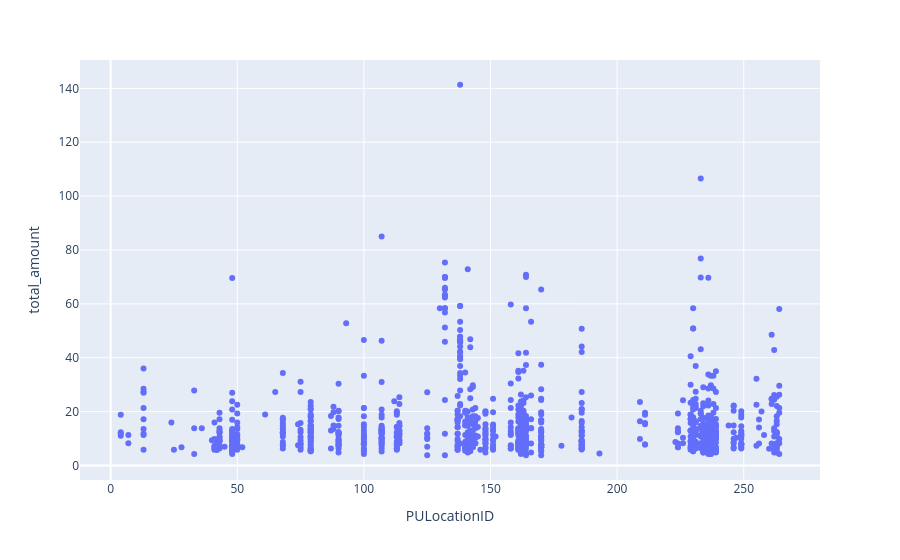

Notebook cell for this chart:
### Code cell
# a simple scatter plot to visualize the relationship between PULocationID and total_amount
# We pass the exact column name as strings to the x and y parameter
df_taxi_all.plot.scatter(x="PULocationID", y="total_amount")

### Figure 1 — Plotly figure (JSON) as saved in the notebook; plotly's stock layout.template omitted (floating-point values rounded to 4 significant figures; data arrays with more than 128 entries replaced by an {"elided": "..."} marker saying what was removed)
{"data": [{"hovertemplate": "PULocationID=%{x}<br>total_amount=%{y}<extra></extra>", "legendgroup": "", "marker": {"color": "#636efa", "symbol": "circle"}, "mode": "markers", "name": "", "orientation": "v", "showlegend": false, "type": "scatter", "x": {"elided": "1000 int values"}, "xaxis": "x", "y": {"elided": "1000 float values"}, "yaxis": "y"}], "layout": {"legend": {"tracegroupgap": 0}, "margin": {"t": 60}, "xaxis": {"anchor": "y", "domain": [0, 1], "title": {"text": "PULocationID"}}, "yaxis": {"anchor": "x", "domain": [0, 1], "title": {"text": "total_amount"}}}}
